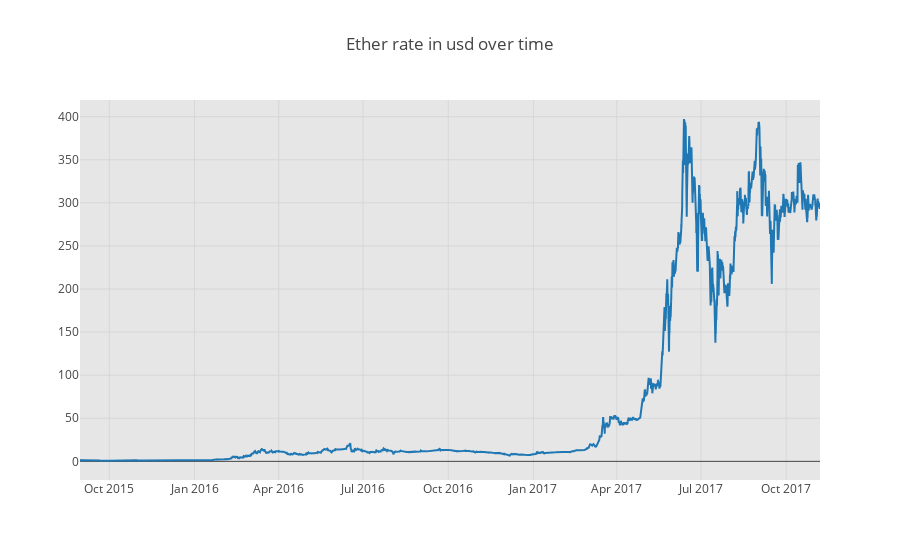

This figure's notebook cell:
### Code cell
#GET DATATYPES OF THE data_table MADE
data_table.dtypes

#MAKE GRAPH FROM THE DATA RETRIEVED TO DECIDE WHICH ALGORITHM TO BE USED
trace1 = go.Scatter(
                    x=data_table['time'], y=data_table['usd'], # Data
                    mode='lines', name='time' # Additional options
                   )
layout = go.Layout(title='Ether rate in usd over time',
                   plot_bgcolor='rgb(230, 230,230)')

fig = go.Figure(data=[trace1], layout=layout)

#PLOT THE GRAPH IN IFRAME,OTHERWISE IT WOULD OPEN IN NEW BROWSER WITH PLOT(fig)
iplot(fig)

### Figure 1 — Plotly figure (JSON) as saved in the notebook; plotly's stock layout.template omitted (floating-point values rounded to 4 significant figures; data arrays with more than 128 entries replaced by an {"elided": "..."} marker saying what was removed)
{"data": [{"mode": "lines", "name": "time", "type": "scatter", "x": {"elided": "19124 str values"}, "y": {"elided": "19124 float values"}}], "layout": {"plot_bgcolor": "rgb(230, 230,230)", "title": "Ether rate in usd over time"}}
